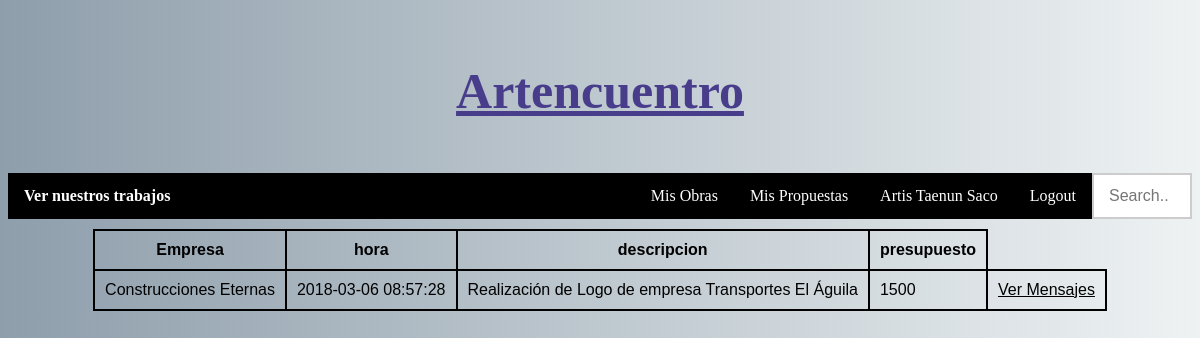
The app's page /propuestas.php?id=2&tipo=2 (signed in) with its own data.
### tables this page shows
CREATE TABLE [propuestas]
(
    [id] INTEGER PRIMARY KEY,
    [idautor] INTEGER NOT NULL,
    [idempresa] INTEGER NOT NULL,
    [hora] INTEGER NOT NULL,
    [descripcion] TEXT '',
    [presupuesto] INTEGER NOT NULL,
    [acuerdo] INTEGER Default 0,
    FOREIGN KEY ([idautor]) REFERENCES [usuarios] ([id])
    		ON DELETE CASCADE,
    FOREIGN KEY ([idempresa]) REFERENCES [usuarios] ([id])
    		ON DELETE CASCADE
);

CREATE TABLE [usuarios]
(
    [id] INTEGER PRIMARY KEY,
    [cuenta] NVARCHAR(20) NOT NULL,
    [clave] NVARCHAR(32) NOT NULL,
    [nombre] NVARCHAR(200) DEFAULT '',
    [tipo] INTEGER DEFAULT 2,
    [poblacion] NVARCHAR(200) DEFAULT '',
    [direccion] NVARCHAR(200) DEFAULT '',
    [telefono] NVARCHAR(200) DEFAULT ''
);

### business.class.php (called while the page is built, shortened)
<?php
include_once 'data_access.class.php';
class User{
    public static function getLoggedUser(){
        return $_SESSION['user'];
    }
}

### data_access.class.php (called while the page is built, shortened)
<?php
class DB{
    private static $connection=null;
    public static function get(){
        if(self::$connection === null){
            self::$connection = new PDO('sqlite:' . __DIR__ . '/datos.db');
            self::$connection->exec('PRAGMA foreign_keys = ON;');
            self::$connection->exec('PRAGMA encoding="UTF-8";');
            self::$connection->setAttribute(PDO::ATTR_ERRMODE, PDO::ERRMODE_EXCEPTION);
        }
        return self::$connection;
    }
    public static function execute_sql($sql,$parms=null){
        try {
            $db = self::get();
            $ints= $db->prepare ( $sql );
            if ($ints->execute($parms)) {
                return $ints;
            }
        }
        catch (PDOException $e) {
            echo '<h3>Error en la DB: ' . $e->getMessage() . '</h3>';
        }
        return false;
    }
}

### propuestas.php (the view, shortened to what this page needs)
<?php
include_once 'presentation.class.php';
$id = $_GET['id'];
$tipo = $_GET['tipo'];
if(User::getLoggedUser()['id'] == $id) {
    if($tipo == 2){
        $query = DB::execute_sql("SELECT propuestas.id,propuestas.idempresa,usuarios.nombre,propuestas.idautor,propuestas.hora,propuestas.descripcion,propuestas.presupuesto
                                  FROM propuestas INNER JOIN usuarios
                                  ON propuestas.idempresa = usuarios.id
                                  WHERE idautor='$id';");
        $query->setFetchMode(PDO::FETCH_NAMED);
        $tabla = $query->fetchAll();
        echo "<table id='tabla'>";
        $first = true;
        if(count($tabla)){
            foreach ($tabla as $row) {
                if ($first) {
                    echo "<tr>";
                    foreach ($row as $field => $value) {
                        if($field == 'nombre'){
                            echo "<th> Empresa </th>";
                        } else if ($field != 'idautor' && $field != 'id' && $field != 'idempresa') {
                            echo "<th> $field </th>";
                        }
                    }
                    $first = false;
                    echo "</tr>";
                }
                echo "<tr>";
                foreach ($row as $field => $value) {
                    if ($field == 'hora'){
                        $fecha = gmdate('Y-m-d H:i:s', $value);
                        echo "<td> $fecha </td>";
                    }else if($field == 'id'){
                        $idpropuesta = $value;
                    }else if($field == 'idempresa'){
                        $idempresa = $value;
                    } else if ($field != 'idautor'){
                        echo "<td>$value</td>";
                    }
                }
                echo "<td><a href='mensajes.php?idpropuesta=$idpropuesta&idactual=$id&idotro=$idempresa'> Ver Mensajes </a> </td>";
            }
            echo "</table>";
        }else{
            echo "<h1> Ninguna propuesta para usted. </h1>";
        }
    }else if($tipo == 3){
        $query = DB::execute_sql("SELECT propuestas.id,propuestas.idautor,usuarios.nombre,propuestas.hora,propuestas.descripcion,propuestas.presupuesto
                                        FROM propuestas INNER JOIN usuarios
                                        ON propuestas.idautor = usuarios.id
                                        WHERE idempresa = '$id';");
        $query->setFetchMode(PDO::FETCH_NAMED);
        $tabla = $query->fetchAll();
        echo "<table id='tabla'>";
        $first = true;
        if(count($tabla)){
            foreach ($tabla as $row) {
                if ($first) {
                    echo "<tr>";
                    foreach ($row as $field => $value) {
                        if($field == 'nombre'){
                            echo "<th> Autor </th>";
                        } else if ($field != 'id' && $field != 'idempresa' && $field != 'idautor') {
                            echo "<th> $field </th>";
                        }
                    }
                    $first = false;
                    echo "</tr>";
                }
                echo "<tr>";
                foreach ($row as $field => $value) {
                    if ($field == 'hora'){
                        $fecha = gmdate('Y-m-d H:i:s', $value);
                        echo "<td> $fecha </td>";
                    }else if($field == 'id'){
                        $idpropuesta = $value;
                    }else if($field == 'idautor'){
                        $idautor = $value;
                    }else{
                        echo "<td>$value</td>";
                    }
                }
                echo "<td><a href='mensajes.php?idpropuesta=$idpropuesta&idactual=$id&idotro=$idautor'> Ver Mensajes </a> </td>";
            }
            echo "</table>";
        }else{
            echo "<h1> Ninguna propuesta realizada. </h1>";
        }
    }
} else{
    echo"<h1> Este usuario NO eres tu, pillin </h1>";
}

### estilos/estilos.css (style rules this page uses)
body { background: #8e9eab; background: -webkit-linear-gradient(to left, #eef2f3, #8e9eab); background: linear-gradient(to left, #eef2f3, #8e9eab); }
a { display: inline-block; color: inherit; text-align: center; padding: auto; }
#tabla { font-family: "Arial Black", sans-serif; border-collapse: collapse; display: table; margin: 10px auto auto auto; }
#tabla td, #tabla th { border: 2px solid black; padding: 10px; }
#tabla th { text-align: center; background-color: inherit; }

### records on screen
propuestas: field "hora", field "descripcion", field "presupuesto", idempresa.nombre "Construcciones Eternas", hora "2018-03-06 08:57:28", descripcion "Realización de Logo de empresa Transportes El Águila", presupuesto "1500"

### other values on screen
$user "Artis Taenun Saco"
